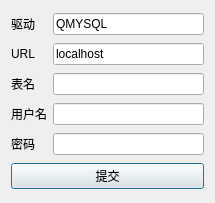
<?xml version="1.0" encoding="UTF-8"?>
<ui version="4.0">
 <class>DatabaseConnectionDialog</class>
 <widget class="QDialog" name="DatabaseConnectionDialog">
  <property name="geometry">
   <rect>
    <x>0</x>
    <y>0</y>
    <width>215</width>
    <height>203</height>
   </rect>
  </property>
  <property name="windowTitle">
   <string>Dialog</string>
  </property>
  <layout class="QGridLayout" name="gridLayout">
   <item row="3" column="0">
    <widget class="QLabel" name="label_4">
     <property name="text">
      <string>用户名</string>
     </property>
    </widget>
   </item>
   <item row="0" column="1">
    <widget class="QLineEdit" name="driver">
     <property name="text">
      <string>QMYSQL</string>
     </property>
    </widget>
   </item>
   <item row="5" column="0" colspan="2">
    <widget class="QPushButton" name="commit">
     <property name="text">
      <string>提交</string>
     </property>
    </widget>
   </item>
   <item row="2" column="1">
    <widget class="QLineEdit" name="tableName"/>
   </item>
   <item row="2" column="0">
    <widget class="QLabel" name="label_3">
     <property name="text">
      <string>表名</string>
     </property>
    </widget>
   </item>
   <item row="1" column="0">
    <widget class="QLabel" name="label_2">
     <property name="text">
      <string>URL</string>
     </property>
    </widget>
   </item>
   <item row="0" column="0">
    <widget class="QLabel" name="label">
     <property name="text">
      <string>驱动</string>
     </property>
    </widget>
   </item>
   <item row="1" column="1">
    <widget class="QLineEdit" name="url">
     <property name="text">
      <string>localhost</string>
     </property>
    </widget>
   </item>
   <item row="3" column="1">
    <widget class="QLineEdit" name="username"/>
   </item>
   <item row="4" column="0">
    <widget class="QLabel" name="label_5">
     <property name="text">
      <string>密码</string>
     </property>
    </widget>
   </item>
   <item row="4" column="1">
    <widget class="QLineEdit" name="password"/>
   </item>
  </layout>
 </widget>
 <resources/>
 <connections/>
</ui>
